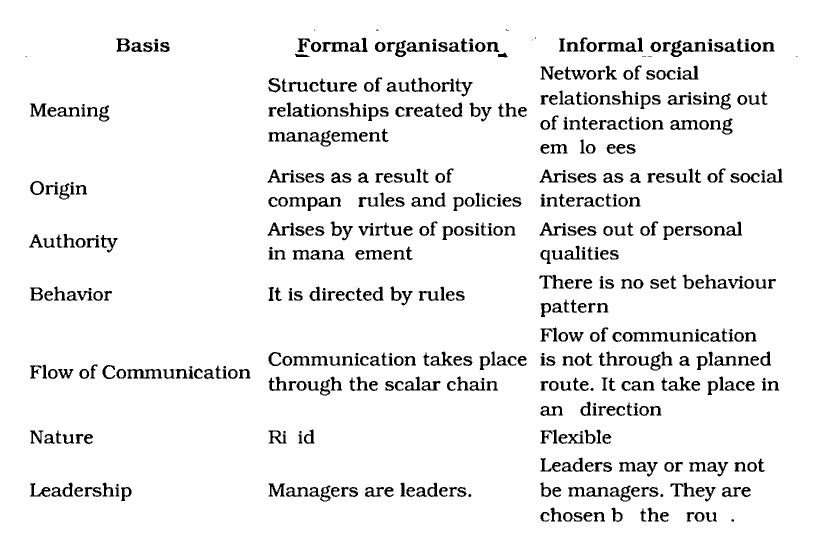
#> input picture output/cleaned_rescaled_TextOnly.png, 1656 x 1106 px, given in place of cleaned_rescaled_TextOnly.png_rescaled_DiagramOnly.png, which was not available (shown at 1/2 size)
$ python read.py ../output/cleaned_rescaled_TextOnly.png   (older library calls are emulated)
#> lines starting #> are read from the running program, lines starting #| are printed output that depends on the picture; after the words box and inside, x2 and y2 are one past the last pixel; in counts of white or black regions, pixels touching at a corner belong together; pictures that were not available may be replaced by others from this repository, and a replacement may not be noted
#> in get_array, image is the input picture: shape (1106, 1656, 3); 93.7% white; 616 black regions (9 under 20 px), largest, box (x1, y1, x2, y2) and area: (254, 738, 324, 758) 675, (644, 84, 698, 104) 566, (1196, 84, 1250, 103) 553
### src/rows.py
from __future__ import division
import csv
import numpy as np
from operator import itemgetter
from PIL import Image
import pytesseract
import cv2
from numpy import genfromtxt


def adaptive_threshold(img, process_background=False, blocksize=15, c=-2):
    """Thresholds an image using OpenCV's adaptiveThreshold.
    Parameters
    ----------
    imagename : string
    Path to image file.
    process_background : bool, optional (default: False)
        Whether or not to process lines that are in background.
    blocksize : int, optional (default: 15)
        Size of a pixel neighborhood that is used to calculate a
        threshold value for the pixel: 3, 5, 7, and so on.
    c : int, optional (default: -2)
        Constant subtracted from the mean or weighted mean.
        Normally, it is positive but may be zero or negative as well.
    -------
    img : object
        numpy.ndarray representing the original image.
    threshold : object
        numpy.ndarray representing the thresholded image.
    """
#> called with process_background = False, blocksize = 15, c = -2


    gray = cv2.cvtColor(img, cv2.COLOR_BGR2GRAY)
    cv2.imwrite("gray.png",gray)
    if process_background:
        threshold = cv2.adaptiveThreshold(
            gray, 255, cv2.ADAPTIVE_THRESH_GAUSSIAN_C,
            cv2.THRESH_BINARY, blocksize, c)
    else:
        threshold = cv2.adaptiveThreshold(
            np.invert(gray), 255,
            cv2.ADAPTIVE_THRESH_GAUSSIAN_C, cv2.THRESH_BINARY, blocksize, c)
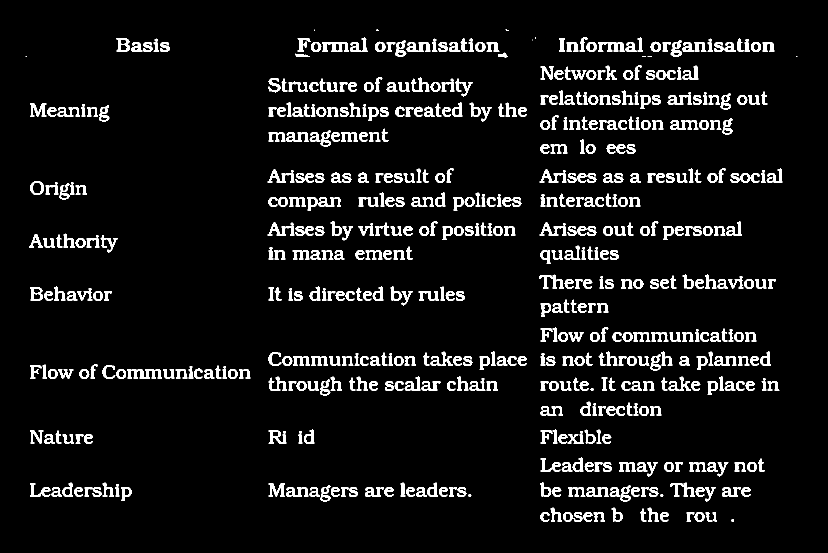
#> threshold: shape (1106, 1656) (shown at 1/2 size); 6.3% white; 616 white regions (9 under 20 px), largest, box (x1, y1, x2, y2) and area: (254, 738, 324, 758) 675, (644, 84, 698, 104) 566, (1196, 84, 1250, 103) 553
    return img, threshold

def find_lines(threshold, regions=None, direction='horizontal',
               line_scale=15, iterations=0):
    """Finds horizontal and vertical lines by applying morphological
    transformations on an image.
    Parameters
    ----------
    threshold : object
        numpy.ndarray representing the thresholded image.
    regions : list, optional (default: None)
        List of page regions that may contain tables of the form x1,y1,x2,y2
        where (x1, y1) -> left-top and (x2, y2) -> right-bottom
        in image coordinate space.
    direction : string, optional (default: 'horizontal')
        Specifies whether to find vertical or horizontal lines.
    line_scale : int, optional (default: 15)
        Factor by which the page dimensions will be divided to get
        smallest length of lines that should be detected.
        The larger this value, smaller the detected lines. Making it
        too large will lead to text being detected as lines.
    iterations : int, optional (default: 0)
        Number of times for erosion/dilation is applied.
          -------
    dmask : object
        numpy.ndarray representing pixels where vertical/horizontal
        lines lie.
    lines : list
        List of tuples representing vertical/horizontal lines with
        coordinates relative to a left-top origin in
        image coordinate space.
    """
#> called with direction = 'horizontal', line_scale = 15, iterations = 0
    lines = []

    if direction == 'vertical':
        size = threshold.shape[0] // line_scale
        el = cv2.getStructuringElement(cv2.MORPH_RECT, (1, size))
    elif direction == 'horizontal':
        size = threshold.shape[1] // line_scale
#> size = 110
        el = cv2.getStructuringElement(cv2.MORPH_RECT, (size, 1))
    elif direction is None:
        raise ValueError("Specify direction as either 'vertical' or"
                         " 'horizontal'")

    if regions is not None:
        region_mask = np.zeros(threshold.shape)
        for region in regions:
            x, y, w, h = region
            region_mask[y : y + h, x : x + w] = 1
        threshold = np.multiply(threshold, region_mask)

    threshold = cv2.erode(threshold, el)
#> threshold: shape (1106, 1656); every value is 0
    threshold = cv2.dilate(threshold, el)
    dmask = cv2.dilate(threshold, el, iterations=iterations)

    try:
        _, contours, _ = cv2.findContours(
            threshold.astype(np.uint8), cv2.RETR_EXTERNAL, cv2.CHAIN_APPROX_SIMPLE)
#> contours = []
    except ValueError:
        # for opencv backward compatibility
        contours, _ = cv2.findContours(
            threshold.astype(np.uint8), cv2.RETR_EXTERNAL, cv2.CHAIN_APPROX_SIMPLE)

    for c in contours:
        x, y, w, h = cv2.boundingRect(c)
        x1, x2 = x, x + w
        y1, y2 = y, y + h
        if direction == 'vertical':
            lines.append(((x1 + x2) // 2, y2, (x1 + x2) // 2, y1))
        elif direction == 'horizontal':
            lines.append((x1, (y1 + y2) // 2, x2, (y1 + y2) // 2))
#> this loop made 0 passes
#> after the loop, lines = []

    return dmask, lines


def get_array(name):


    image =cv2.imread("./output/"+name+"_rescaled_DiagramOnly.png")
    img, threshold = adaptive_threshold(image)
    h_dmask, h_lines = find_lines(threshold, regions=None, direction='horizontal',line_scale=15, iterations=0)
#> h_lines = []
    v_dmask, v_lines = find_lines(threshold, regions=None, direction='vertical',line_scale=15, iterations=0)
#> v_lines = []
    for l in range(len(h_lines)):
        print(h_lines[l])
    print("/////////////////")
    for l in range(len(v_lines)):
        print(v_lines[l])

    array_rows=np.concatenate((h_lines, v_lines))
#> array_rows = empty array
    #array_rows = genfromtxt('./CSV/lines_ncert9.csv', delimiter=',')
    n_rows=len(array_rows)
#> n_rows = 0
#> (the run stopped early here; a loop or call above may not have finished)

$ run again, on src/archive/code/image3.png
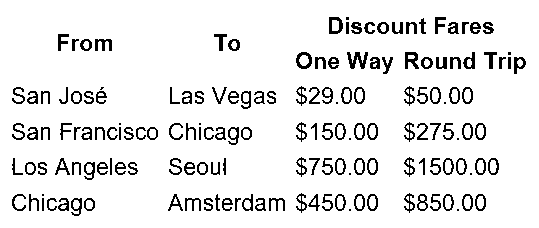
#> input picture src/archive/code/image3.png, 539 x 228 px, given in place of image3.png_rescaled_DiagramOnly.png, which was not available
#> in get_array, image is the input picture: shape (228, 539, 3); 91% white; black in thin lines or dots, all inside (x1, y1, x2, y2) = (12, 17, 526, 216)
#> contours = []
#> in find_lines (call 2), `threshold = cv2.erode(threshold, el)`:
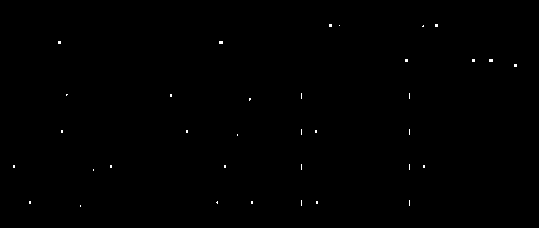
#> threshold: shape (228, 539); 0.17% white in thin lines or dots, all inside (x1, y1, x2, y2) = (13, 24, 517, 207)
#> in find_lines (call 2), `threshold = cv2.dilate(threshold, el)`:
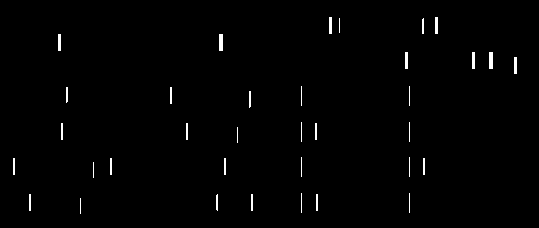
#> threshold: shape (228, 539); 0.95% white in thin lines or dots, all inside (x1, y1, x2, y2) = (13, 17, 517, 214)
#> contours = 35 contours, 27 with area under 20; largest, box (x1, y1, x2, y2) and area: (489, 52, 493, 69) 48, (219, 34, 223, 51) 48, (514, 57, 517, 74) 32, (472, 52, 475, 69) 32, (405, 52, 408, 69) 32, (58, 34, 61, 51) 32, (435, 17, 438, 34) 32, (329, 17, 332, 34) 32
#> the loop in find_lines (call 2), `for c in contours:` made 35 passes
#> (c, x, y, w, h, x1, x2, y1) on passes 1 to 5: ([[80, 198], [80, 213]], 80, 198, 1, 16, 80, 81, 198), ([[316, 194], [316, 210], [317, 210], [317, 194]], 316, 194, 2, 17, 316, 318, 194), ([[251, 194], [251, 210], [252, 210], [252, 194]], 251, 194, 2, 17, 251, 253, 194), ([[217, 194], [216, 195], [216, 209], [217, 210]], 216, 194, 2, 17, 216, 218, 194), ([[29, 194], [29, 210], [30, 210], [30, 194]], 29, 194, 2, 17, 29, 31, 194)
#> after the loop in find_lines (call 2), `for c in contours:`: lines = 35 items, first 6: (80, 214, 80, 198), (317, 211, 317, 194), (252, 211, 252, 194), (217, 211, 217, 194), (30, 211, 30, 194), (409, 213, 409, 193)
#> v_lines has the same summary as lines in find_lines
#> the loop in get_array, `for l in range(len(v_lines)):` made 35 passes
#| (80, 214, 80, 198)
#| (317, 211, 317, 194)
#| (252, 211, 252, 194)
#| (217, 211, 217, 194)
#| (30, 211, 30, 194)
#> (further printed lines are left out)
